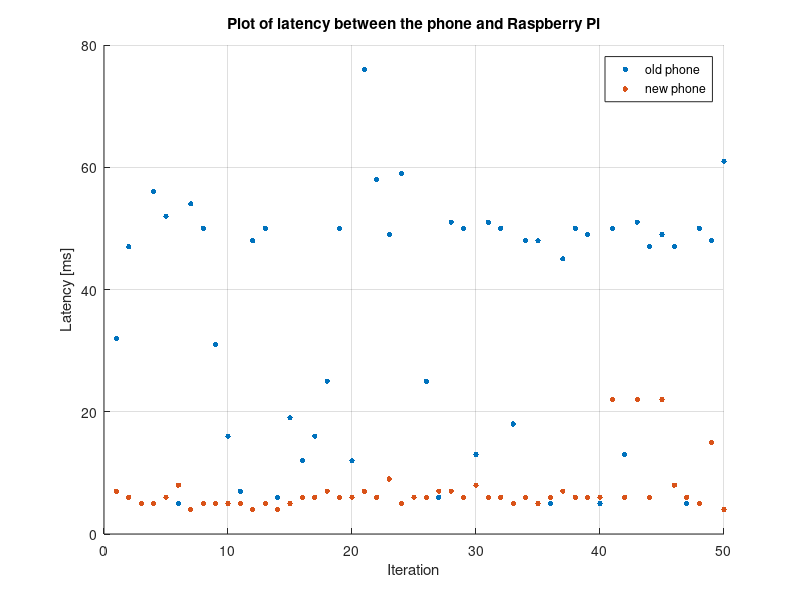

MATLAB code to generate this figure: (Note: this script raises an error after producing the figure.)
old_phone = [32
47
5
56
52
5
54
50
31
16
7
48
50
6
19
12
16
25
50
12
76
58
49
59
6
25
6
51
50
13
51
50
18
48
48
5
45
50
49
5
50
13
51
47
49
47
5
50
48
61];

old_phone_2_nodes = [13
24
48
50
5
49
15
6
51
50
7
5
49
29
50
50
6
10
50
52
49
53
42
39
8
28
7
45
49
9
97
32
48
51
50
37
6
53
7
9
15
29
8
48
37
64
46
13
41
52];

new_phone = [7
6
5
5
6
8
4
5
5
5
5
4
5
4
5
6
6
7
6
6
7
6
9
5
6
6
7
7
6
8
6
6
5
6
5
6
7
6
6
6
22
6
22
6
22
8
6
5
15
4];

x = 1:50;
sz = 15;
scatter(x,old_phone, sz, "filled")
hold on
scatter(x,new_phone, sz, "filled")
%scatter(x,old_phone_2_nodes, sz, "filled")
%legend({'old phone', 'new phone', 'old phone with 2 nodes'})
legend({'old phone', 'new phone'})
title('Plot of latency between the phone and Raspberry Pi')
xlabel('Iteration') 
ylabel('Latency [ms]') 
grid
yline(mean(new_phone))
yline(mean(old_phone))
hold off

mean(old_phone)
mean(old_phone_2_nodes)
mean(new_phone)